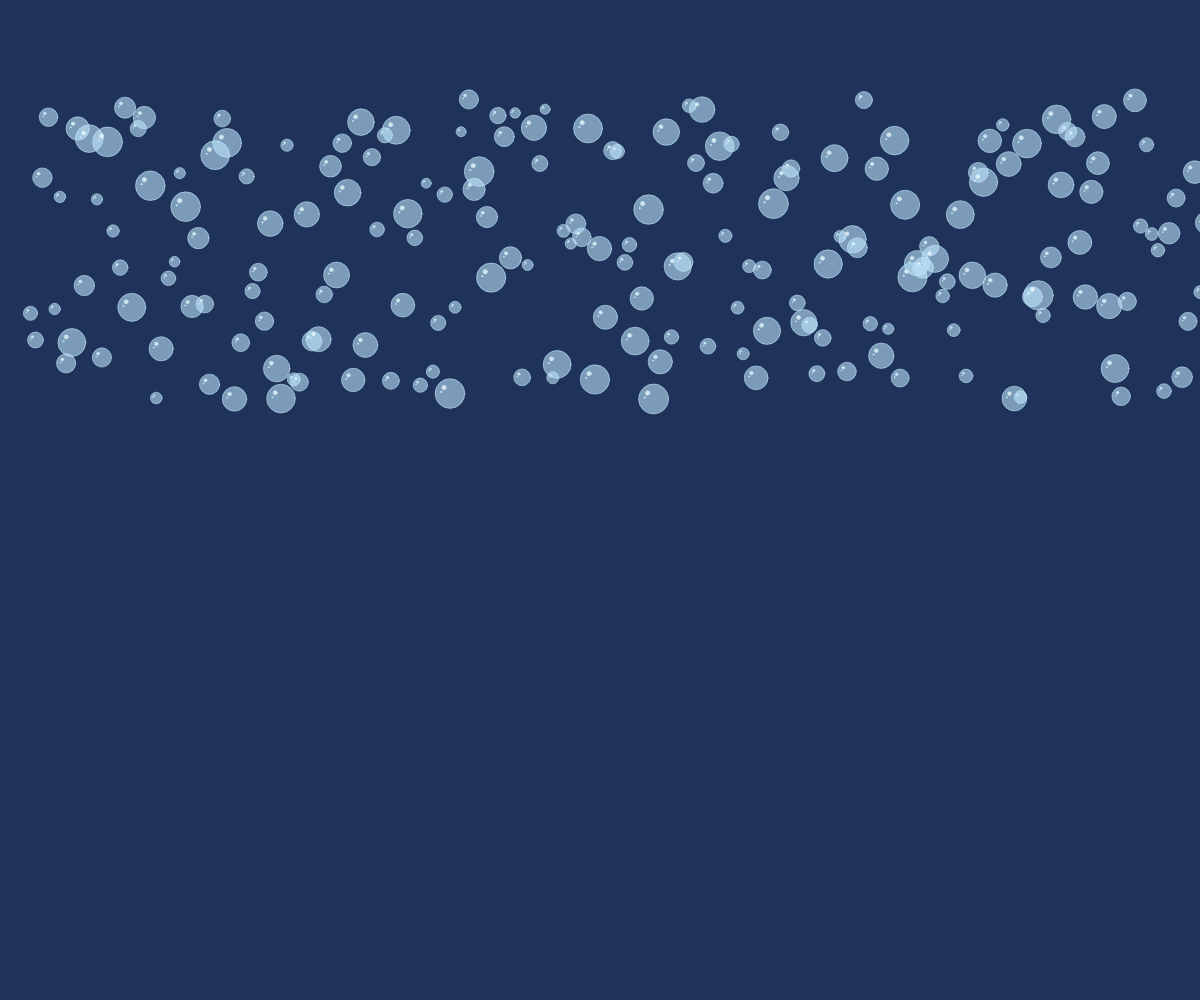
Frame 1 (no input)
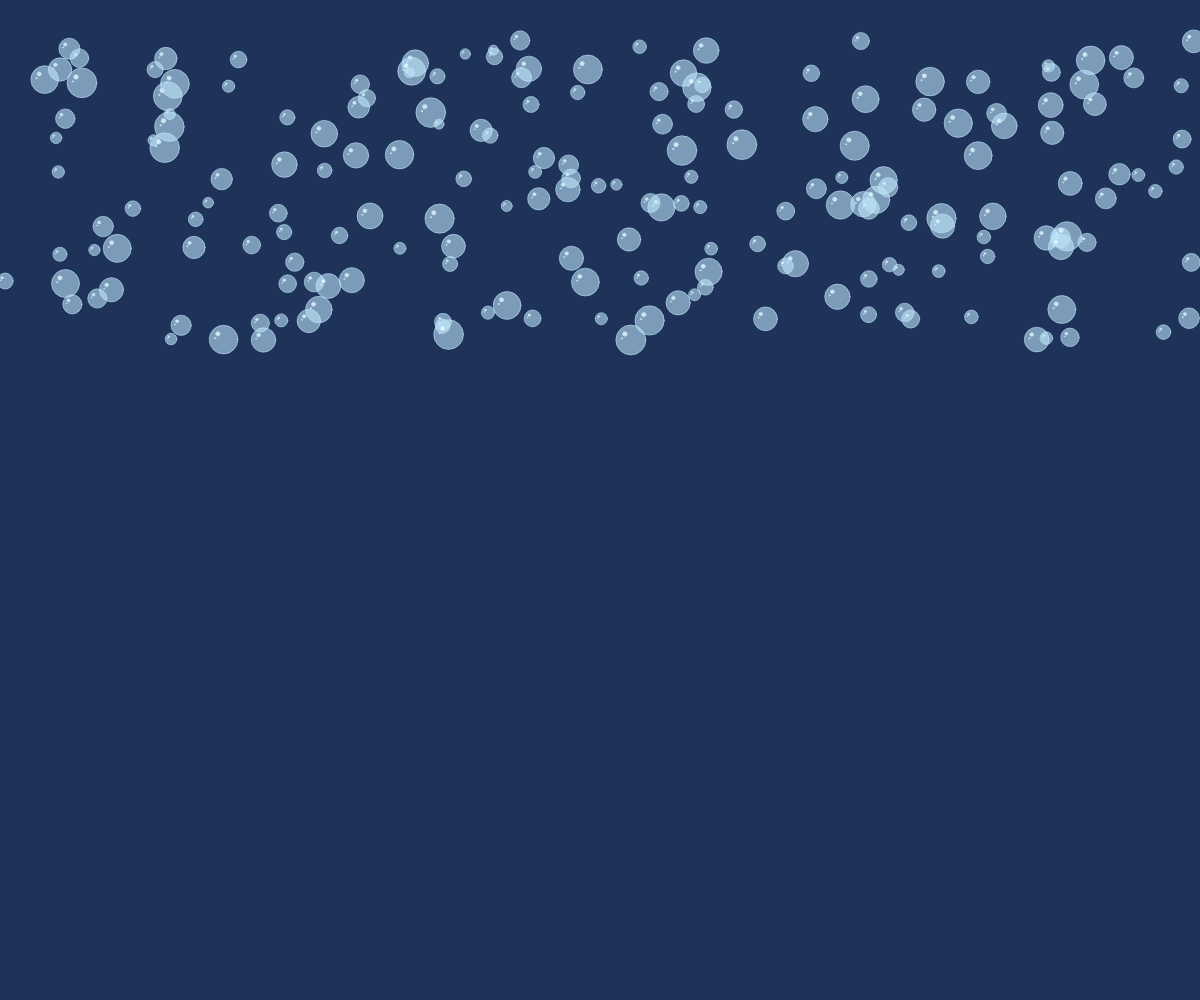
Frame 60 (no input)
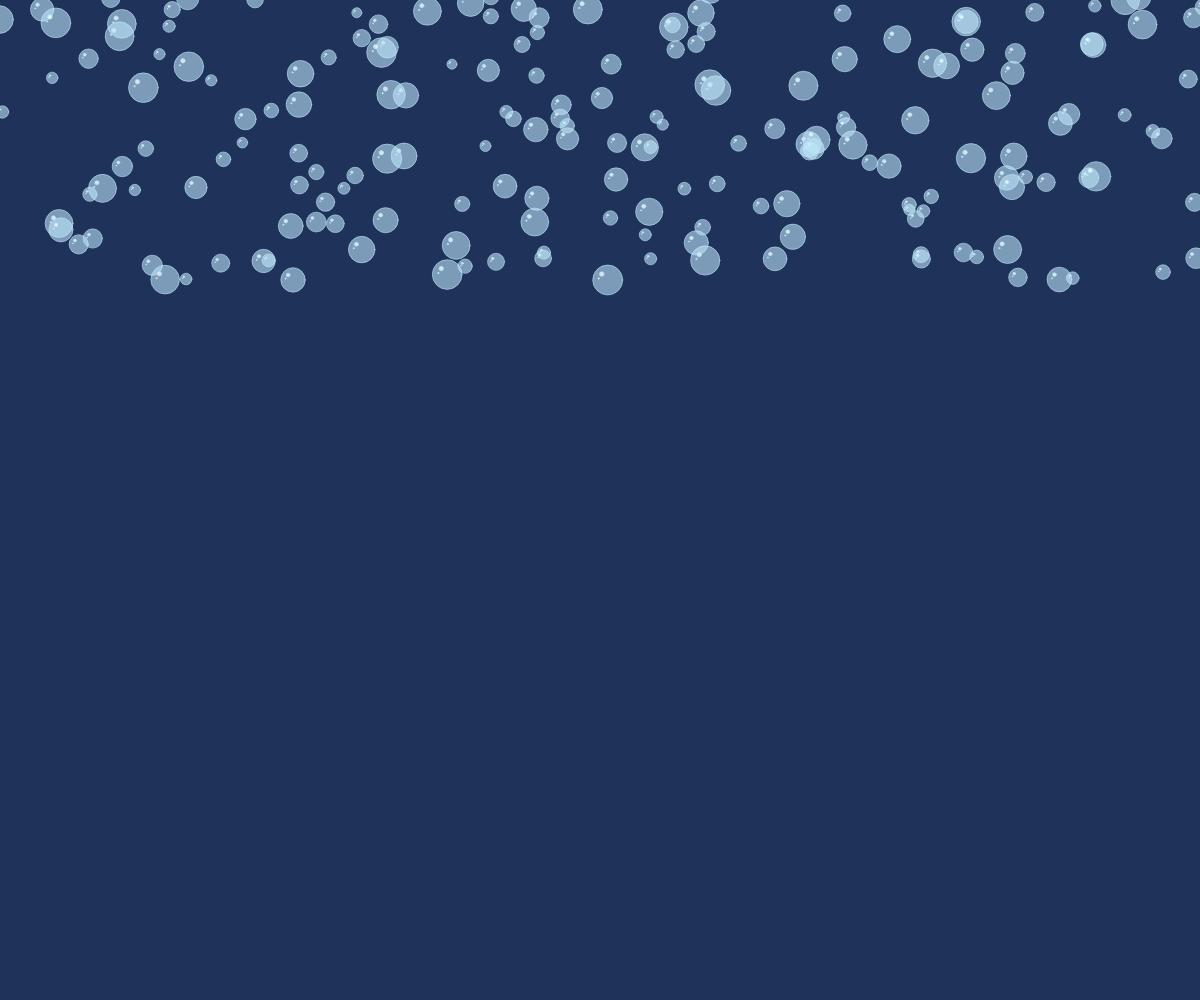
Frame 120 (the mouse pressed at the canvas centre since frame 60)

The p5.js sketch that drew these frames (run headless with seeded random() and noise() and a simulated clock; from frame 60 on, the mouse is pressed at the canvas centre):

// p5.js sketch
// ── sketch.js
let bubbles = []; 

function setup() {
  createCanvas(windowWidth, windowHeight);
  setUpBubbleCount(200); 
}

function draw() {
  background(30, 50, 90);
  for (let i = 0; i < bubbles.length; i++) {
    bubbles[i].update();
    bubbles[i].display();
  }
}

class Bubble {
  constructor(x, y, r) {
    this.pos = createVector(x, y);
    this.r = r;
    this.speed = createVector(random(-1, 1), random(-1, -1)); 
  }

  update() {
    this.pos.add(this.speed);
    if (this.pos.y < -this.r) {
      this.pos.y = height + this.r;
    }
  }

  display() {
    fill(190, 230, 250, 150);
    stroke(190, 230, 250, 150);
    ellipse(this.pos.x, this.pos.y, this.r);
    fill(255, 255, 255, 180);
    ellipse(this.pos.x - 0.2 * this.r, this.pos.y - 0.2 * this.r, 0.15 * this.r);
    ellipse(this.pos.x - 0.3 * this.r, this.pos.y - 0.05 * this.r, 0.05 * this.r);
  }

  isClicked(mx, my) {
    let d = dist(mx, my, this.pos.x, this.pos.y);
    return d < this.r;
  }
}

function setUpBubbleCount(bubbleCount) {
  for (let i = 0; i < bubbleCount; i++) {
    bubbles[i] = new Bubble(
      i * (width / bubbleCount) + 30, 
      random(100, 400), 
      random(10, 30)
    );
  }
}

function mousePressed() {
  for (let i = bubbles.length - 1; i >= 0; i--) {
    if (bubbles[i].isClicked(mouseX, mouseY)) {
      let popPos = bubbles[i].pos.copy();
      bubbles.splice(i, 1);
      
      for (let j = 0; j < 3; j++) {
        bubbles.push(new Bubble(popPos.x, popPos.y, random(10, 20)));
      }
      break;
    }
  }
}

// reference 1: (display) https://editor.p5js.org/joshwaitwhat/sketches/fI_4A32DU
// reference 2: https://thecodingtrain.com/tracks/code-programming-with-p5-js/code/7-arrays/3-arrays-objects

// ── Assignment4.html
<!DOCTYPE html>
    <head>
        <meta charset="UTF-8">
        <title>Assignment 4</title>
        <script src="p5.min.js"></script>
        <link rel="stylesheet" href="styles.css">
    </head>
    <body>
        <script src="sketch.js"></script>
            Assignment 4
    </body>
</html>
// ── styles.css
body {
    background-color: rgb(30, 50, 90);
    color: white;
    font-family: 'Courier New', Courier, monospace;
}
